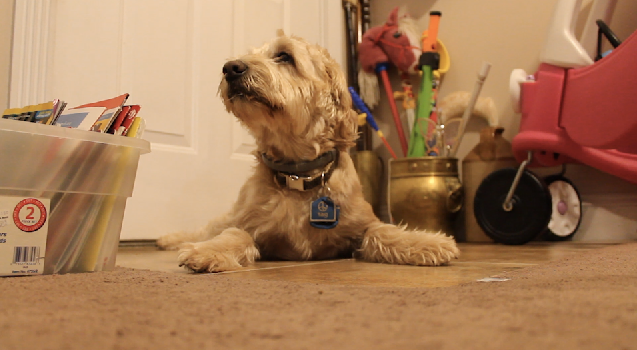
#> input picture Homeworks/HW2/Problem_2/tmp/input_image_resized.png, 637 x 350 px
$ python image_analysis.py   (older library calls are emulated)
#> lines starting #> are read from the running program, lines starting #| are printed output that depends on the picture; after the words box and inside, x2 and y2 are one past the last pixel; in counts of white or black regions, pixels touching at a corner belong together
### Homeworks/HW2/Problem_2/histogram.py
import numpy as np
import cv2

def build_histogram(image, mask):
    scribbles = image[mask == 255].reshape((-1, 3))
    num_pixels = len(scribbles)
    H, edges = np.histogramdd(scribbles, bins=(256, 256, 256))
    H = H/num_pixels
    return H

def build_prob_matrix(image,hist):
    M, N, _ = image.shape
    prob = np.zeros((M, N))
    for row in range(0,M):
        for column in range(0,N):
            b,g,r = image[row,column]
            prob[row,column] = hist[int(b%256),int(g%256),int(r%256)]
    return prob

def compute_pdf(image,foreground,background):
    F_hist = build_histogram(image,foreground) * 255
    B_hist = build_histogram(image,background) * 255
    F_prop = build_prob_matrix(image,F_hist)
    B_prop = build_prob_matrix(image,B_hist)
    return F_prop, B_prop

### Homeworks/HW2/Problem_2/image_analysis.py
import cv2
import numpy as np
from Problem_2.graph_cut_processing import build_graph, cut_graph
from Problem_2.histogram import compute_pdf


#Source: https://stackoverflow.com/questions/41925853/fill-shapes-contours-using-numpy
def fill_contours(arr):
    return np.maximum.accumulate(arr,1) & \
           np.maximum.accumulate(arr[:,::-1],1)[:,::-1]

def main():
    im1 = cv2.imread("./tmp/input_image_resized.png").astype(np.float32)
    im2 = cv2.imread("./tmp/modified_image.png").astype(np.float32)
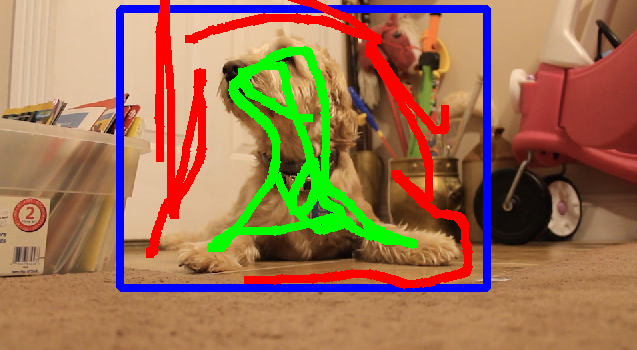
#> input picture Homeworks/HW2/Problem_2/tmp/modified_image.png, 637 x 350 px
    im3 = np.abs(im2 - im1)

    im3[np.where((im3 <= [1, 1, 1]).all(axis=2))] = [0, 0, 0]
    im2[np.where((im3 == [0,0,0]).all(axis=2))] = [0, 0, 0]
    b,g,r = cv2.split(im2)
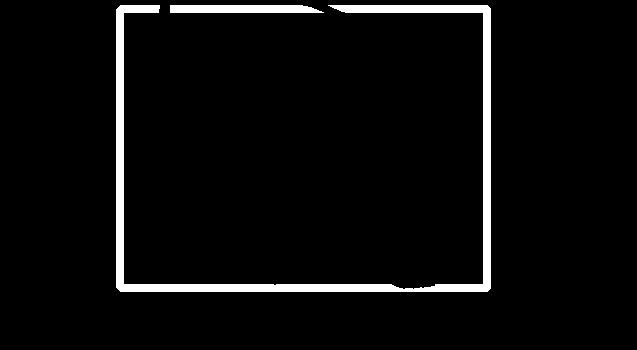
#> b: shape (350, 637) float32; 4.4% white; 2 white regions, box (x1, y1, x2, y2) and area: (116, 5, 491, 292) 8747, (170, 5, 324, 13) 1159
#> g: shape (350, 637) float32; 4.5% white; 1 white region, box (x1, y1, x2, y2) and area: (207, 46, 418, 252) 10129
#> r: shape (350, 637) float32; 6.2% white; 2 white regions, box (x1, y1, x2, y2) and area: (185, 0, 473, 289) 8254, (146, 0, 207, 258) 5501

    # Fill in B to fill in garbage mask
    b = (b//255).astype(np.bool)
    b = fill_contours(b)
#> in fill_contours, `return np.maximum.accumulate(arr,1) & \ np.maximum.accumulate(arr[:,::..`:
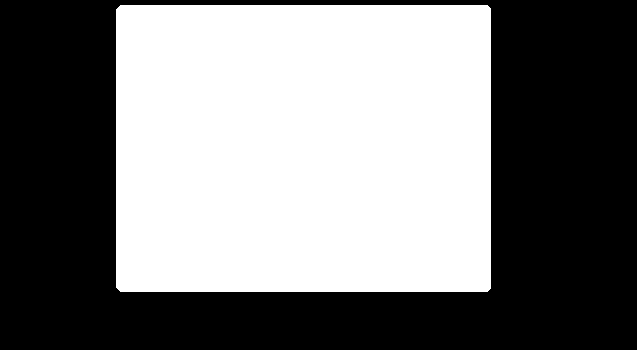
#> returned value: shape (350, 637) bool; 48.3% white; 1 white region, box (x1, y1, x2, y2) and area: (116, 5, 491, 292) 107593

    # Negate the mask
    b = np.logical_not(b)
    b = (b*255).astype(np.uint8)

    # Write to disk (for diagnosing)
    cv2.imwrite("./tmp/image_analysis_output_b.png", b)
    cv2.imwrite("./tmp/image_analysis_output_g.png", g)
    cv2.imwrite("./tmp/image_analysis_output_r.png", r)

    # Create foreground and background masks
    foreground = g
    background = b + r
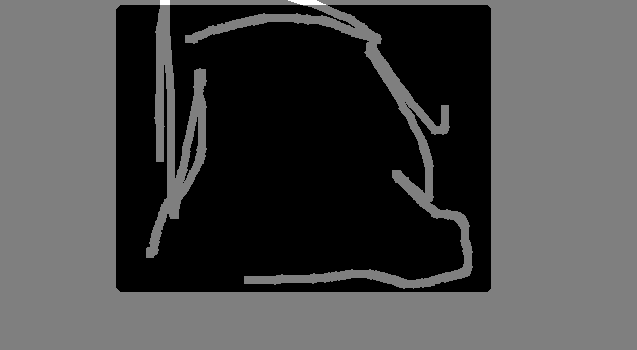
#> background: shape (350, 637) float32; min 0, max 510, mean 147.7; drawn with min black and max white
    cv2.imwrite("./tmp/image_analysis_background.png",background)
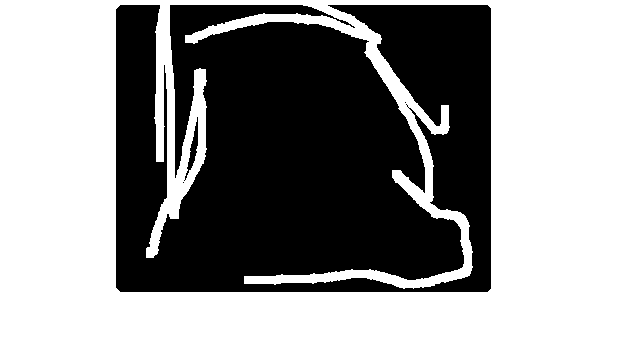
#> saved as image_analysis_background.png: shape (350, 637); 57.8% white; 4 black regions (2 under 20 px), largest, box (x1, y1, x2, y2) and area: (116, 5, 491, 292) 93769, (184, 117, 198, 181) 253
    compute_pdf(im1,foreground,background)
#> in build_histogram, `num_pixels = len(scribbles)`: num_pixels = 10129
#> in build_histogram, `H, edges = np.histogramdd(scribbles, bins=(256, 256, 256))`: edges = 3 items
#> after the loop in build_prob_matrix, `for row in range(0,M):`:
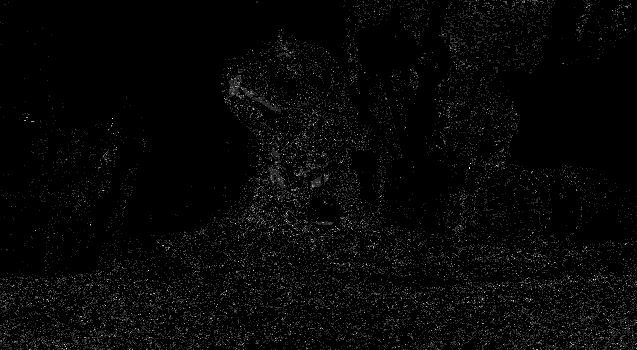
#> prob: shape (350, 637) float64; min 0, max 0.151, mean 0.00382; drawn with min black and max white
#> after the loop in build_prob_matrix (call 2), `for row in range(0,M):`:
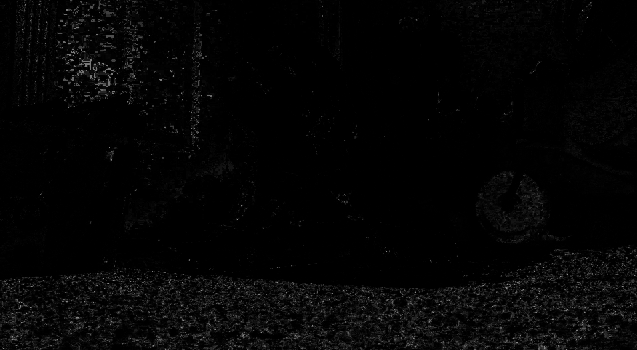
#> prob: shape (350, 637) float64; min 0, max 0.551, mean 0.0199
    # nodeids, g = build_bayes_graph(im1, foreground, background)
    # segmented_im = cut_graph(nodeids, g, im1)
    # cv2.imwrite("./tmp/image_analysis_segmented_image.png",segmented_im)

if __name__=="__main__":
    main()
